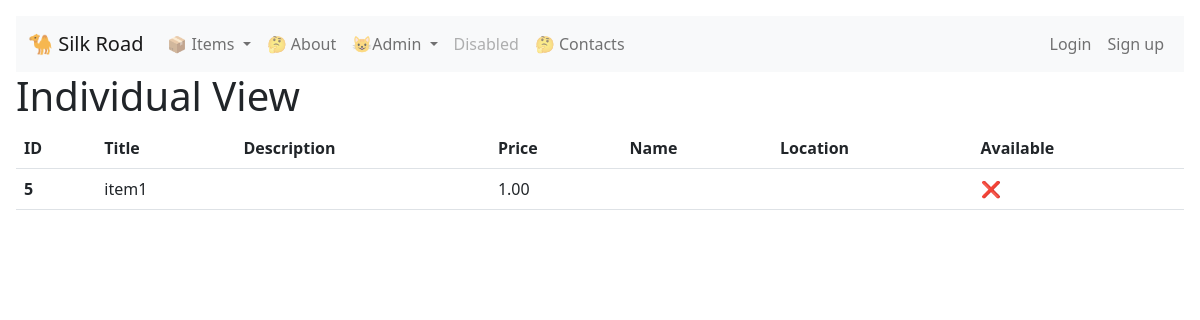
/item/5/view, run on the app's committed database.
### item/models.py (models this page shows, shortened)
class Item(models.Model):
    title       = models.CharField(max_length=120)
    description = models.TextField(null=True, blank=True)
    price       = models.DecimalField(decimal_places=2, max_digits=1000)
    name        = models.TextField(null=True, blank=True)
    location    = models.TextField(null=True, blank=True)
    markAsSold  = models.BooleanField()

### item/views.py (the view)
# urls.py: path('<int:id>/view', item_detail_view, name='item_view'),
def item_detail_view(request, id=None):
    if id:
        obj = Item.objects.get(id=id)
        context = { 'object': obj }
        return render(request, "item/item_detail_inidividual.html", context)
    else:
        obj = Item.objects.all()
        context = { 'object': obj }
        return render(request, "item/item_detail.html", context)

### item/templates/item/item_detail_inidividual.html
{% extends 'base.html' %}
{% block content %}
<h1>Individual View</h1>
<table class="table">
    <thead>
      <tr>
        <th scope="col">ID</th>
        <th scope="col">Title</th>
        <th scope="col">Description</th>
        <th scope="col">Price</th>
        <th scope="col">Name</th>
        <th scope="col">Location</th>
        <th scope="col">Available</th>
      </tr>
    </thead>
    <tbody>
        <tr>
            <th scope="row">{{object.id}}</th>
            <td>{{object.title}}</td>
            <td>{{object.description}}</td>
            <td>{{object.price}}</td>
            <td>{{object.name}}</td>
            <td>{{object.location}}</td>
            <td>
              {% if object.markAsSold == True %}
                ✔️
              {% else %}
                ❌
              {% endif %}
            </td>
        </tr>
    </tbody>
  </table>
{% endblock %}

### data on the page
Item: id "5", title "item1", price "1.00"
